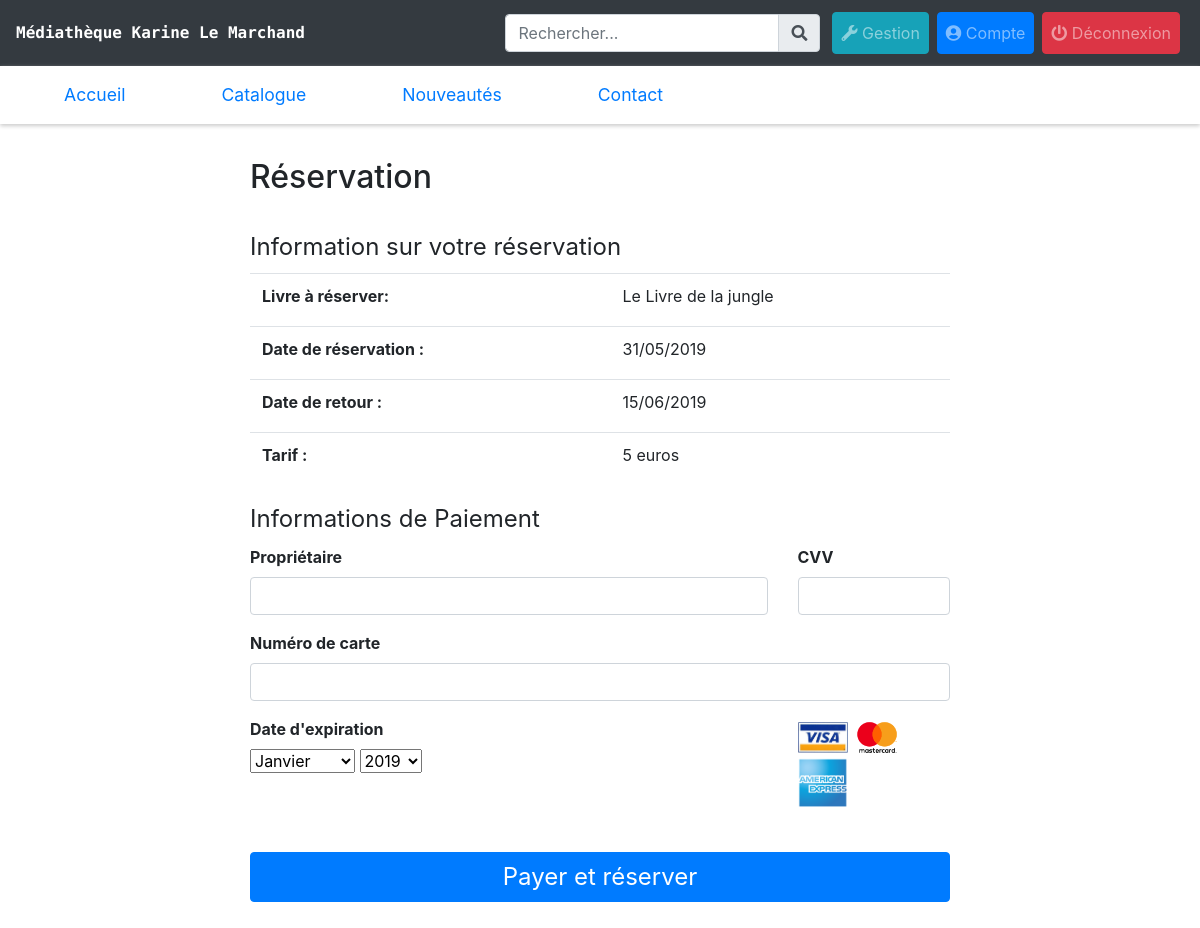
The page /php/reservation.php?id=1 (signed in) on the database its author committed.
### tables this page shows
CREATE TABLE `media` (
  `id` int(11) NOT NULL,
  `auteur` varchar(20) NOT NULL,
  `prix` int(11) NOT NULL,
  `type` enum('Livre','CD','DVD','Revue') NOT NULL DEFAULT 'Livre',
  `nbExemplaire` int(11) NOT NULL,
  `titre` varchar(50) NOT NULL,
  `photo` varchar(100) DEFAULT NULL
);

### php/reservation.php (the view, shortened to what this page needs)
<?php
include "../php/includes.php";
$requete = "select id, type, titre, auteur, prix
from media
where id = ".$_REQUEST['id'];
$media = requete_tableau($requete)[0];
$date = getdate();
$date_reservation = new DateTime($date['year'].'/'.$date['mon'].'/'.$date['mday']);
$date_retour_max = new DateTime($date['year'].'/'.$date['mon'].'/'.$date['mday']);
$duree_reservation = new DateInterval('P15D');
$date_retour_max = $date_retour_max->add($duree_reservation);
$requete_reservations = "select *
from reservation
where membre = ".$_SESSION['id_utilisateur']."
and retour = 0";
$reservations = requete_tableau($requete_reservations);
$nb_reservations = 0;
$retard = false;
foreach($reservations as $id => $reservation)
{
  $nb_reservations++;
}
$peut_reserver = !$retard && $nb_reservations < 4;
?>
<div class="container centered-div">
  <h2>Réservation</h2>
  <br>
  <?php
  if(!$peut_reserver)
  {
    echo "Vous ne pouvez réserver un nouveau média - ";
    if($retard && $nb_reservations >= 4)
    {
      echo "vous êtes en retard sur le rendu d'une réservation et vous avez atteint la limite de réservations simultanées disponible.";
    }
    elseif(!$retard && $nb_reservations >= 4)
    {
      echo "vous avez atteint la limite de réservations simultanées disponible.";
    }
    else
    {
      echo "vous êtes en retard sur le rendu d'une réservation.";
    }
  }
  else
  {
  ?>
   <fieldset>
     <legend>Information sur votre réservation</legend>
     <table class="table">
       <tr>
         <th scope="row">
           <label><?= $media['type']?> à réserver:
           </th>
           <td>
           </label><?= $media['titre']?>
         </td>
       </tr>
       <tr>
         <th scope="row">
           <label>Date de réservation :
           </th>
           <td>
           </label><?= $date_reservation->format('d/m/Y')?>
         </td>
       </tr>
       <tr>
         <th scope="row">
           <label>Date de retour :
           </th>
           <td>
           </label><?= $date_retour_max->format('d/m/Y')?>
         </td>
       </tr>
       <tr>
         <th scope="row">
           <label>Tarif : </label>
         </th>
         <td>
           <?= $media['prix']?> euros
         </td>
       </tr>
     </table>
   </fieldset>
   <fieldset>
     <legend>Informations de Paiement</legend>
     <div class="creditCardForm">
       <div class="payment">
         <div class="row">
           <div class="form-group owner col-lg-9">
             <label for="owner">Propriétaire</label>
             <input type="text" class="form-control" id="owner">
           </div>
           <div class="form-group CVV col-lg-3">
             <label for="cvv">CVV</label>
             <input type="text" class="form-control" id="cvv">
           </div>
         </div>
         <div class="row">
           <div class="form-group col" id="card-number-field">
             <label for="cardNumber">Numéro de carte</label>
             <input type="text" class="form-control" id="cardNumber">
           </div>
         </div>
         <div class="row">
           <div class="form-group col-lg-9" id="expiration-date">
             <label>Date d'expiration</label>
             <br>
             <select id="mois">
               <option value="01">Janvier</option>
             </select>
             <select id="annee">
               <option value="2019"> 2019</option>
             </select>
           </div>
           <div class="form-group col-lg-3" id="credit_cards">
             <img src="../imgs/visa.jpg" id="visa">
             <img src="../imgs/mastercard.png" id="mastercard">
             <img src="../imgs/amex.png" id="amex">
           </div>
         </div>
         <div class="form-group" id="pay-now">
           <button id="btn_reserver" class="btn btn-primary" onclick="reserve_media('<?= $media['id']?>')">Payer et réserver</button>
         </div>
       </div>
     </div>
   </fieldset>
   <?php
  }
   ?>
</div>
<?php
include "../php/footer.php";
?>

### css/style.css (style rules this page uses)
.centered-div { margin: auto; width: 60%; padding: 10px; }
#credit_cards img { max-width:50px; max-height:50px; width: auto; height: auto; }
.creditCardForm #pay-now { width: 100%; margin-top: 25px; }
.creditCardForm .payment .btn { width: 100%; margin-top: 3px; font-size: 24px; color: white; }
.creditCardForm label { font-weight: bold; }

### rows shown on the page
media: type "Livre", titre "Le Livre de la jungle", prix "5"

### other values the page prints
$date_reservation->format('d/m/Y') "31/05/2019"
$date_retour_max->format('d/m/Y') "15/06/2019"
